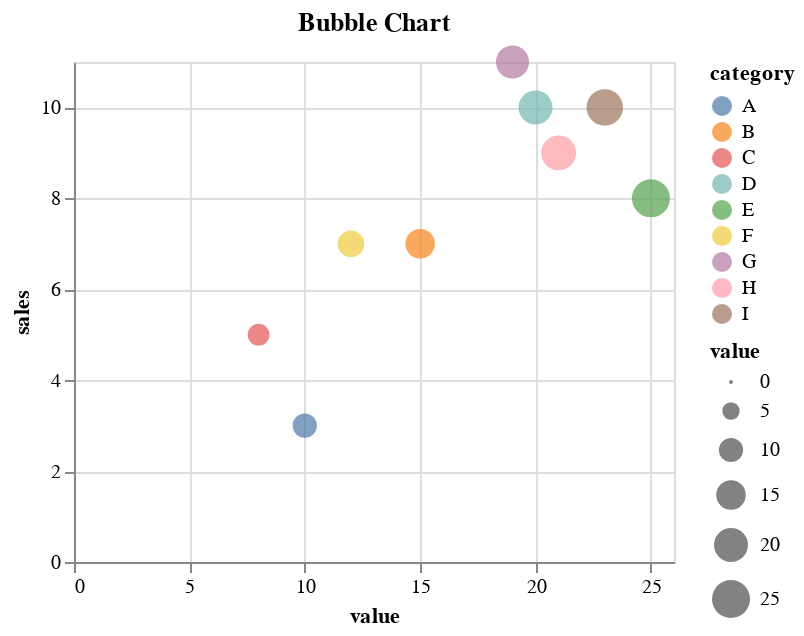

Write the Vega-Lite specification saved for this chart.
### Vega-Lite specification from a JSON file in a GitHub repository (floating-point values rounded to 4 significant figures)
{"$schema": "https://vega.github.io/schema/vega-lite/v5.20.1.json", "config": {"view": {"continuousHeight": 300, "continuousWidth": 300}}, "data": {"name": "data-7236977939362759d3deb27d6bb3940b"}, "datasets": {"data-7236977939362759d3deb27d6bb3940b": [{"category": "A", "month": "Jan", "sales": 3, "value": 10}, {"category": "B", "month": "Feb", "sales": 7, "value": 15}, {"category": "C", "month": "Mar", "sales": 5, "value": 8}, {"category": "D", "month": "Apr", "sales": 10, "value": 20}, {"category": "E", "month": "May", "sales": 8, "value": 25}, {"category": "F", "month": "Jun", "sales": 7, "value": 12}, {"category": "G", "month": "Jul", "sales": 11, "value": 19}, {"category": "H", "month": "Aug", "sales": 9, "value": 21}, {"category": "I", "month": "Sep", "sales": 10, "value": 23}]}, "encoding": {"color": {"field": "category", "type": "nominal"}, "size": {"field": "value", "type": "quantitative"}, "x": {"field": "value", "type": "quantitative"}, "y": {"field": "sales", "type": "quantitative"}}, "height": 250, "mark": {"type": "circle"}, "title": "Bubble Chart", "width": "container"}
